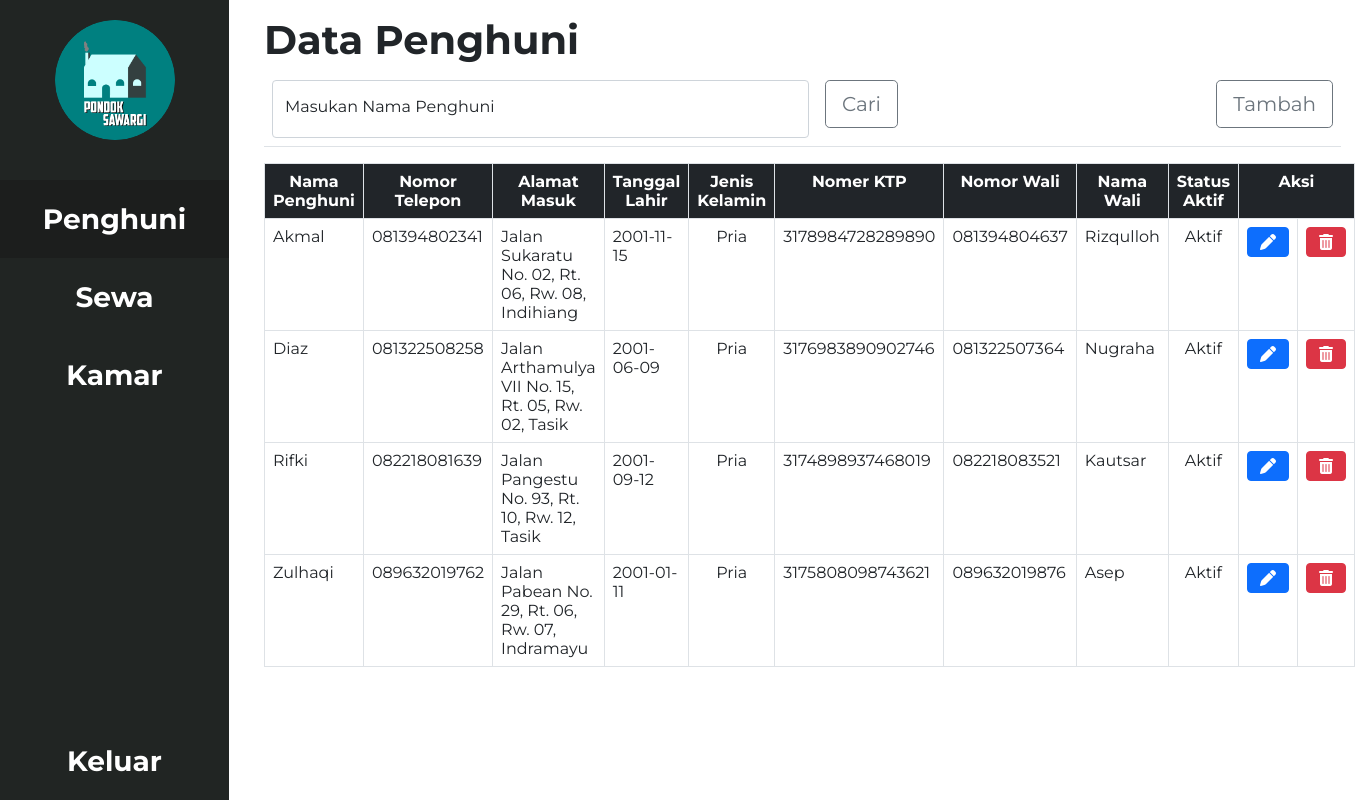
/view/admin/penghuni.php (signed in), run on the app's committed database.
### tables this page shows
CREATE TABLE `penghuni` (
  `id_penghuni` varchar(10) NOT NULL,
  `nama_penghuni` varchar(50) NOT NULL,
  `no_telp` varchar(15) NOT NULL,
  `alamat_asal` varchar(150) NOT NULL,
  `tanggal_lahir` date NOT NULL,
  `jenis_kelamin` enum('Pria','Wanita') NOT NULL,
  `no_ktp` varchar(16) NOT NULL,
  `no_telp_wali` varchar(15) NOT NULL,
  `nama_wali` varchar(50) NOT NULL,
  `status_aktif` enum('Aktif','Tidak') NOT NULL
);

### view/admin/penghuni.php (the view, shortened to what this page needs)
<?php
	include_once("../../functions.php");
  ?>
<!DOCTYPE html>
<html>
  <head>
  </head>
  <body>
      <div class="container mt-3">
<h1>Data Penghuni</h1>
<table class="table table-borderedless" >
    <tr>
      <td>
    <form method="post">
    <div class="form-floating">
      <input type="text" class="form-control" name="dicari" placeholder="Leave a comment here" id="floatingTextarea">
      <label for="floatingTextarea">Masukan Nama Penghuni</label>
      </td>
    </div>
    <td>
    <button type="submit" name="TblCari" class="btn btn-outline-secondary btn-lg">Cari</button>
    </td>
    <td align="right">
      <a href="crud_penghuni/tambah_penghuni.php" type="button" class="btn btn-outline-secondary btn-lg">Tambah</button>
    </td>
    <center>
    <?php
      $db=dbConnect();
      if($db->connect_errno==0){
        if (isset($_POST["TblCari"]))
        {
          $dicari = $db->escape_string($_POST["dicari"]);
          $sqlcari="SELECT  p.id_penghuni,
                            p.nama_penghuni,
                            p.no_telp,
                            p.alamat_asal,
                            p.tanggal_lahir,
                            p.jenis_kelamin,
                            p.no_ktp,
                            p.no_telp_wali,
                            p.nama_wali,
                            p.status_aktif
                    FROM penghuni p
                    WHERE p.nama_penghuni LIKE '%$dicari%'
                    ORDER BY p.nama_penghuni";
          $res = $db->query($sqlcari);
          if($res){
            ?>
      <table class="table table-bordered">
          <tr class="bg-dark text-white" align="center">
            <th>Nama Penghuni</th>
            <th>Nomor Telepon</th>
            <th>Alamat Masuk</th>
            <th>Tanggal Lahir</th>
            <th>Jenis Kelamin</th>
            <th>Nomer KTP</th>
            <th>Nomor Wali</th>
            <th>Nama Wali</th>
            <th>Status Aktif</th>
            <th colspan="2">Aksi</th>
          </tr>
                    <?php
                    $data=$res->fetch_all(MYSQLI_ASSOC);
                    foreach($data as $datadiri){
                      ?>
            <tr>
            <td><?php echo $datadiri["nama_penghuni"];?></td>
            <td><?php echo $datadiri["no_telp"];?></td>
            <td><?php echo $datadiri["alamat_asal"];?></td>
            <td><?php echo $datadiri["tanggal_lahir"];?></td>
            <td align="center"><?php echo $datadiri["jenis_kelamin"];?></td>
            <td><?php echo $datadiri["no_ktp"];?></td>
            <td><?php echo $datadiri["no_telp_wali"];?></td>
            <td><?php echo $datadiri["nama_wali"];?></td>
            <td align="center"><?php echo $datadiri["status_aktif"];?></td>
            <td><div><a href="crud_penghuni/edit_penghuni.php?id_penghuni=<?php echo $datadiri["id_penghuni"]; ?>" class="btn btn-primary"><i class="fa fa-pen"></i></a>
          </td>
          <td>
          <a href="penghuni.php?id_penghuni=<?php echo $datadiri["id_penghuni"]; ?>">
          <button class="btn btn-danger" type="submit" name="TblHapus"><i class="fa fa-trash"></i></button>
          </a>
          </div>
          </td>
          </tr>
            <?php
            }
            ?>
      </table>
      <?php
      $res->free();
    }
        }
        else
        {
        $sql="SELECT  p.id_penghuni,
                      p.nama_penghuni,
                      p.no_telp,
                      p.alamat_asal,
                      p.tanggal_lahir,
                      p.jenis_kelamin,
                      p.no_ktp,
                      p.no_telp_wali,
                      p.nama_wali,
                      p.status_aktif
          FROM penghuni p
          ORDER BY p.nama_penghuni";
        $res=$db->query($sql);
        if($res){
          ?>
    <table class="table table-bordered">
        <tr class="bg-dark text-white" align="center">
          <th>Nama Penghuni</th>
          <th>Nomor Telepon</th>
          <th>Alamat Masuk</th>
          <th>Tanggal Lahir</th>
          <th>Jenis Kelamin</th>
          <th>Nomer KTP</th>
          <th>Nomor Wali</th>
          <th>Nama Wali</th>
          <th>Status Aktif</th>
          <th colspan="2">Aksi</th>
        </tr>
                  <?php
                  $data=$res->fetch_all(MYSQLI_ASSOC);
                  foreach($data as $datadiri){
                    ?>
          <tr>
          <td><?php echo $datadiri["nama_penghuni"];?></td>
          <td><?php echo $datadiri["no_telp"];?></td>
          <td><?php echo $datadiri["alamat_asal"];?></td>
          <td><?php echo $datadiri["tanggal_lahir"];?></td>
          <td align="center"><?php echo $datadiri["jenis_kelamin"];?></td>
          <td><?php echo $datadiri["no_ktp"];?></td>
          <td><?php echo $datadiri["no_telp_wali"];?></td>
          <td><?php echo $datadiri["nama_wali"];?></td>
          <td align="center"><?php echo $datadiri["status_aktif"];?></td>
          <td><div><a href="crud_penghuni/edit_penghuni.php?id_penghuni=<?php echo $datadiri["id_penghuni"]; ?>" class="btn btn-primary"><i class="fa fa-pen"></i></a>
          </td>
          <td>
          <a href="penghuni.php?id_penghuni=<?php echo $datadiri["id_penghuni"]; ?>">
          <button class="btn btn-danger" type="submit" name="TblHapus"><i class="fa fa-trash"></i></button>
          </a>
          </td>
          </tr>
          <?php
          }
          ?>
    </table>
    <?php
	}else
		echo "Gagal Eksekusi SQL".(DEVELOPMENT?" : ".$db->error:"")."<br>";
}
}
else
	echo "Gagal koneksi".(DEVELOPMENT?" : ".$db->connect_error:"")."<br>";
?>
  </body>
</html>

### style.css (style rules this page uses)
* { margin: 0px; padding: 0px; }
body { font-weight: bold; font-family: Montserrat; max-width: 1920px; margin: auto; background: white; }

### functions.php (style rules this page uses)
h1 { font-weight: bold; }

### data on the page
penghuni: nama_penghuni "Akmal", no_telp "081394802341", alamat_asal "Jalan Sukaratu No. 02, Rt. 06, Rw. 08, Indihiang", tanggal_lahir "2001-11-15", jenis_kelamin "Pria", no_ktp "3178984728289890", no_telp_wali "081394804637", nama_wali "Rizqulloh", status_aktif "Aktif"
penghuni: nama_penghuni "Diaz", no_telp "081322508258", alamat_asal "Jalan Arthamulya VII No. 15, Rt. 05, Rw. 02, Tasik", tanggal_lahir "2001-06-09", jenis_kelamin "Pria", no_ktp "3176983890902746", no_telp_wali "081322507364", nama_wali "Nugraha", status_aktif "Aktif"
penghuni: nama_penghuni "Rifki", no_telp "082218081639", alamat_asal "Jalan Pangestu No. 93, Rt. 10, Rw. 12, Tasik", tanggal_lahir "2001-09-12", jenis_kelamin "Pria", no_ktp "3174898937468019", no_telp_wali "082218083521", nama_wali "Kautsar", status_aktif "Aktif"
penghuni: nama_penghuni "Zulhaqi", no_telp "089632019762", alamat_asal "Jalan Pabean No. 29, Rt. 06, Rw. 07, Indramayu", tanggal_lahir "2001-01-11", jenis_kelamin "Pria", no_ktp "3175808098743621", no_telp_wali "089632019876", nama_wali "Asep", status_aktif "Aktif"
